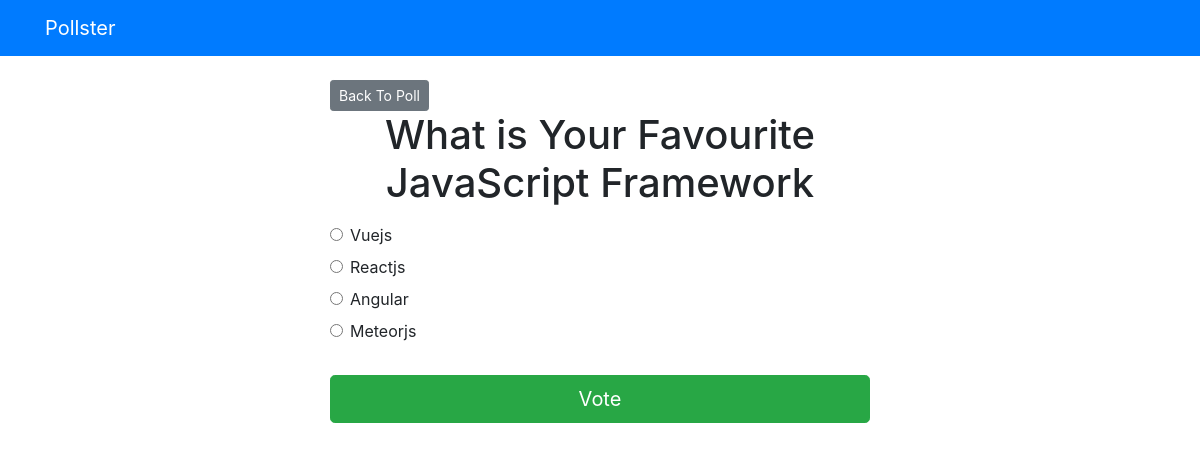
The app's page /polls/2/ with its own data.
### polls/models.py (models this page shows, shortened)
class Question(models.Model):
    question_text = models.CharField(max_length=200)
    pub_date = models.DateTimeField('date published')

class Choice(models.Model):
    question = models.ForeignKey(Question, on_delete=models.CASCADE)
    choice_text = models.CharField(max_length=200)
    votes = models.IntegerField(default=0)

### polls/views.py (the view)
# urls.py: path('<int:question_id>/', views.detail, name="detail"),
def detail(request, question_id):
    try:
        question = Question.objects.get(pk=question_id)
    except Question.DoesNotExist:
        raise Http404("Question does not exist")
    return render(request, 'polls/detail.html',{'question':question})

### templates/polls/detail.html (shortened to what this page needs)
{% extends 'base.html' %}
{% block content %}
<a href="{% url 'polls:index' %}" class="btn btn-sm btn-secondary">Back To Poll</a>
<h1 class="text-center mb-3">{{ question.question_text }}</h1>
<form action="{% url 'polls:vote' question.id %}" method="POST">
    {% for choice in question.choice_set.all %}
         <div class="form-check">
             <input type="radio" name="choice" id="choice{{ forloop.counter }}" class="form-check-input" value="{{ choice.id }}">
             <label for="choice{{ forloop.counter }}">{{ choice.choice_text }}</label>
         </div>
    {% endfor %}
    <input type="submit" value="Vote" class="btn btn-success btn-lg btn-block mt-4">
</form>
{% endblock %}

### records on screen
Question: question_text "What is Your Favourite JavaScript Framework"
Choice: choice_text "Vuejs"
Choice: choice_text "Reactjs"
Choice: choice_text "Angular"
Choice: choice_text "Meteorjs"
